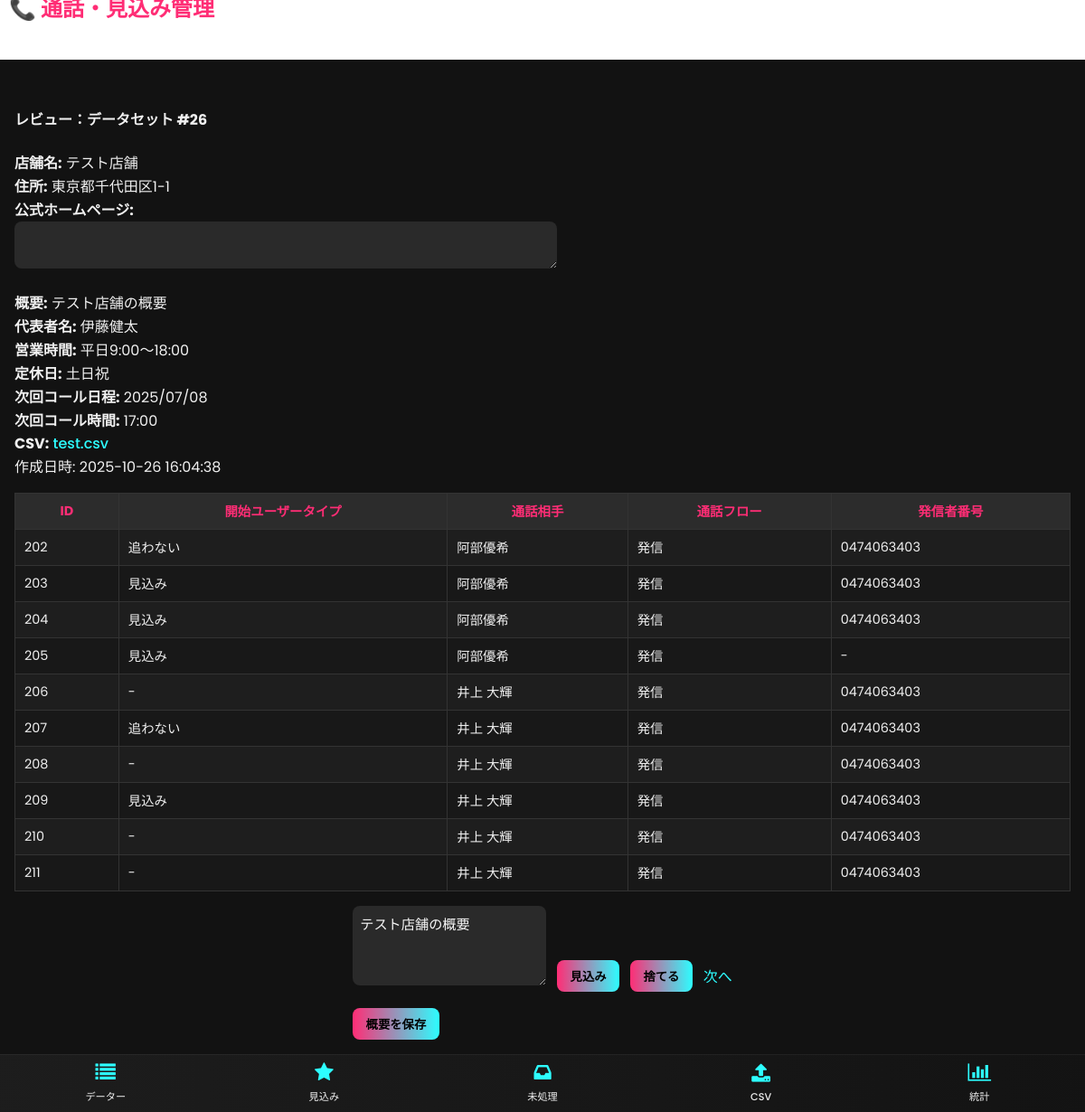
Screenshot of /review with the database file from the repository.
### tables this page shows
CREATE TABLE datasets (
                id INTEGER PRIMARY KEY AUTOINCREMENT,
                shop_name TEXT NOT NULL,
                address TEXT NOT NULL,
                csv_name TEXT DEFAULT NULL,
                status TEXT NOT NULL DEFAULT 'active',
                created_at TIMESTAMP DEFAULT CURRENT_TIMESTAMP
            , phone TEXT, next_call_date TEXT, next_call_time TEXT, top_name TEXT, time TEXT, day TEXT, summary TEXT, has_homepage INTEGER NOT NULL DEFAULT 0, homepage_url TEXT);

CREATE TABLE calls (
                id INTEGER PRIMARY KEY AUTOINCREMENT,
                dataset_id INTEGER,
                start_user_type TEXT NOT NULL,
                callee TEXT NOT NULL,
                call_flow TEXT DEFAULT NULL,
                caller_number TEXT NOT NULL,
                content TEXT DEFAULT NULL,
                created_at TIMESTAMP DEFAULT CURRENT_TIMESTAMP, date TEXT,
                FOREIGN KEY(dataset_id) REFERENCES datasets(id) ON DELETE CASCADE
            );

### src/routes.py (the view)
@bp.get("/review")
def review():
    after = request.args.get("after", type=int)
    with get_cursor() as cur:
        if after:
            cur.execute(
                "SELECT * FROM datasets WHERE status='active' AND id>? ORDER BY id ASC LIMIT 1",
                (after,),
            )
        else:
            cur.execute(
                "SELECT * FROM datasets WHERE status='active' ORDER BY id ASC LIMIT 1"
            )
        ds = cur.fetchone()
        if not ds:
            flash("処理対象のデータがありません", "success")
            return redirect(url_for("main.list_records"))
        dataset = dict(ds)
        cur.execute(
            "SELECT * FROM calls WHERE dataset_id=? ORDER BY id ASC",
            (dataset["id"],),
        )
        calls = [dict(r) for r in cur.fetchall()]
    return render_template("review.html", dataset=dataset, calls=calls)

### src/db.py (called while the page is built)
def ensure_dir(path: str):
    d = os.path.dirname(path)
    if d and not os.path.exists(d):
        os.makedirs(d, exist_ok=True)

def get_connection():
    ensure_dir(DB_PATH)
    conn = sqlite3.connect(DB_PATH)
    conn.row_factory = sqlite3.Row
    return conn

@contextmanager
def get_cursor():
    conn = get_connection()
    cur = conn.cursor()
    try:
        yield cur
        conn.commit()
    finally:
        cur.close()
        conn.close()

### templates/review.html
{% extends 'base.html' %}
{% block content %}
  <h4>レビュー：データセット #{{ dataset.id }}</h4>
  <p>
    <strong>店舗名:</strong> {{ dataset.shop_name }}<br/>
    <strong>住所:</strong> {{ dataset.address }}<br/>
    <strong>公式ホームページ:</strong><br/>
    <textarea rows="2" readonly style="width:100%; max-width:600px;">{{ dataset.homepage_url or '' }}</textarea><br/>
    <strong>概要:</strong> {{ dataset.summary or '-' }}<br/>
    <strong>代表者名:</strong> {{ dataset.top_name or '-' }}<br/>
    <strong>営業時間:</strong> {{ dataset.time or '-' }}<br/>
    <strong>定休日:</strong> {{ dataset.day or '-' }}<br/>
    <strong>次回コール日程:</strong> {{ dataset.next_call_date or '-' }}<br/>
    <strong>次回コール時間:</strong> {{ dataset.next_call_time or '-' }}<br/>
    <strong>CSV:</strong>
    {% if dataset.csv_name %}
      <a href="{{ url_for('main.dataset_csv', dataset_id=dataset.id) }}">{{ dataset.csv_name }}</a>
    {% else %}
      -
    {% endif %}<br/>
    <span class="muted">作成日時: {{ dataset.created_at }}</span>
  </p>
  {% if calls %}
  <div style="overflow:auto">
    <table>
      <thead>
        <tr>
          <th>ID</th>
          <th>開始ユーザータイプ</th>
          <th>通話相手</th>
          <th>通話フロー</th>
          <th>発信者番号</th>
        </tr>
      </thead>
      <tbody>
        {% for r in calls %}
        <tr>
          <td>{{ r.id }}</td>
          <td>{{ r.start_user_type }}</td>
          <td>{{ r.callee }}</td>
          <td>{{ r.call_flow or '-' }}</td>
          <td>{{ r.caller_number }}</td>
        </tr>
        {% endfor %}
      </tbody>
    </table>
  </div>
  {% else %}
    <p>このデータセットには行がありません。</p>
  {% endif %}
  <div class="actions" style="margin-top: 1rem">
    <form class="inline" method="post" action="{{ url_for('main.update_summary', dataset_id=dataset.id) }}" style="display:block; margin-bottom: 0.5rem;">
      <textarea name="summary" rows="4" style="width:100%; max-width:600px;" placeholder="概要を編集">{{ dataset.summary or '' }}</textarea>
      <br/>
      <button type="submit">概要を保存</button>
    </form>
    <form class="inline" method="post" action="{{ url_for('main.mark_prospect', dataset_id=dataset.id) }}">
      <button type="submit">見込み</button>
    </form>
    <form class="inline" method="post" action="{{ url_for('main.discard_dataset', dataset_id=dataset.id) }}" onsubmit="return confirm('このデータセットを削除しますか？');">
      <button type="submit">捨てる</button>
    </form>
    <a class="button" href="{{ url_for('main.review', after=dataset.id) }}">次へ</a>
  </div>
{% endblock %}

### templates/base.html (style rules this page uses)
:root { --color-bg: #121212; --color-panel: #1e1e1e; --color-accent1: #ff2d75; --color-accent2: #2dfdff; --color-text: #f0f0f0; }
body { margin: 0; font-family: 'Poppins', sans-serif; background-color: var(--color-bg); color: var(--color-text); font-size: 16px; }
*, *::before, *::after { box-sizing: border-box; }
a { color: var(--color-accent2); text-decoration: none; font-weight: 500; }
table { width: 100%; border-collapse: collapse; background: var(--color-panel); border: 1px solid #333; }
th, td { padding: 8px 10px; border: 1px solid #333; font-size: 0.9rem; white-space: nowrap; }
th { background: #2c2c2c; color: var(--color-accent1); }
tr:nth-child(even) { background-color: #181818; }
form.inline { display: inline; }
main, .table-container, .actions, header, .nav { padding-bottom: 3.5rem; }
.actions { display: flex; justify-content: center; gap: 0.75rem; align-items: center; }
.actions .inline button { background: linear-gradient(to right, var(--color-accent1), var(--color-accent2)); color: #000; border: none; padding: 0.5rem 0.9rem; border-radius: 8px; cursor: pointer; font-weight: 600; }
.actions { width: 100%; box-sizing: border-box; }
.actions .inline { display: inline-block; margin: 0; }
input, select, textarea { width: 100%; max-width: 100%; padding: 0.5rem; font-size: 0.95rem; border: none; border-radius: 8px; background-color: #2a2a2a; color: #f8f8f8; box-sizing: border-box; display: block; }
textarea { resize: vertical; }

### rows the page displays
datasets: id "26", shop_name "テスト店舗", address "東京都千代田区1-1", summary "テスト店舗の概要", top_name "伊藤健太", time "平日9:00～18:00", day "土日祝", next_call_date "2025/07/08", next_call_time "17:00", csv_name "test.csv", created_at "2025-10-26 16:04:38"
calls: id "202", start_user_type "追わない", callee "阿部優希", call_flow "発信", caller_number "0474063403"
calls: id "203", start_user_type "見込み", callee "阿部優希", call_flow "発信", caller_number "0474063403"
calls: id "204", start_user_type "見込み", callee "阿部優希", call_flow "発信", caller_number "0474063403"
calls: id "205", start_user_type "見込み", callee "阿部優希", call_flow "発信", caller_number "-"
calls: id "206", start_user_type "-", callee "井上 大輝", call_flow "発信", caller_number "0474063403"
calls: id "207", start_user_type "追わない", callee "井上 大輝", call_flow "発信", caller_number "0474063403"
calls: id "208", start_user_type "-", callee "井上 大輝", call_flow "発信", caller_number "0474063403"
calls: id "209", start_user_type "見込み", callee "井上 大輝", call_flow "発信", caller_number "0474063403"
calls: id "210", start_user_type "-", callee "井上 大輝", call_flow "発信", caller_number "0474063403"
calls: id "211", start_user_type "-", callee "井上 大輝", call_flow "発信", caller_number "0474063403"
